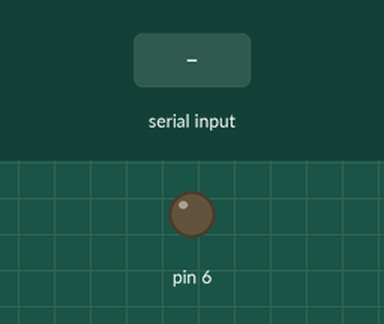
Recording of a sketch running on a simulated Arduino Uno, built with avr-gcc and run on an emulated ATmega328P. Shown: output pins drawn as LEDs (lit = HIGH). Inputs (shaded band) come from the test bench.

Above: at 1.2 s.
1.3 s: "90,45\n" received over Serial
At 2.1 s:
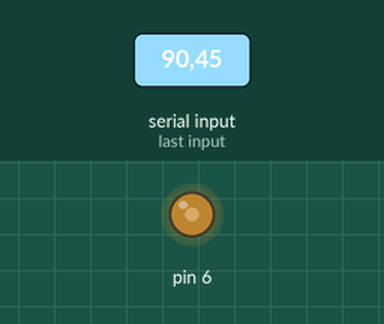
3.8 s: "5\n" received over Serial
At 4.6 s:
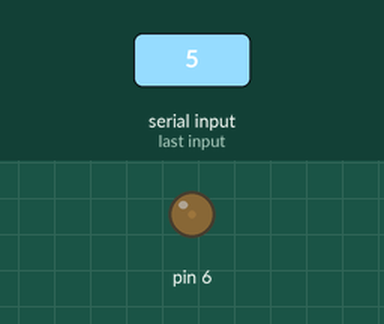
Timing chart, 0 to 6.8 s (numbered marks = the images above; inputs shaded):
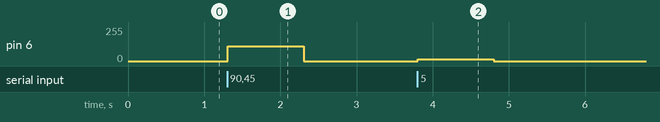

Measured:
- after the input at 1.3 s, pin 6: 0/255 → 112/255 at once, → 0/255 1.0 s later
- after the input at 3.8 s, pin 6: 0/255 → 12/255 at once, → 0/255 1.0 s later

The sketch:

P4_3.ino
```cpp
// 1. Configura PWM (Pin 6 como salida).
// 2. Configura el monitor serial a 9600 baudios.
// 3. Crea una variable que leerá el valor por el monitor serial.
// 4. Esta variable indicará el porcentaje de ciclo útil del Pin 6.

void setup() {
  pinMode(6, OUTPUT);// 1.
  Serial.begin(9600);
}

int variable = 0;

void loop() {
  // Envia información solo cuando es recibida la información.
  if (Serial.available() > 0) {
    // Lectura Dato Puerto serial de dato entero.
    variable = Serial.parseInt();
  }

  // Enciende Pin 6 0%-100% del ciclo.
  analogWrite(6, 2.5 * variable);
}
```
